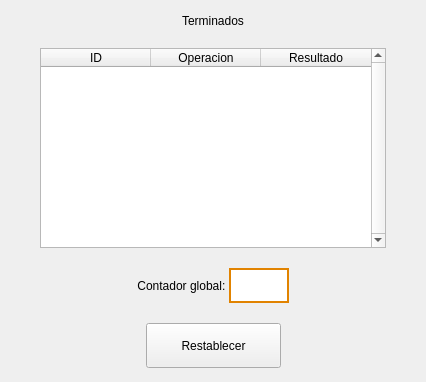
               <widget class="QWidget" name="page_Finalizados">
                <layout class="QVBoxLayout" name="verticalLayout_15">
                 <property name="spacing">
                  <number>20</number>
                 </property>
                 <property name="leftMargin">
                  <number>0</number>
                 </property>
                 <property name="topMargin">
                  <number>0</number>
                 </property>
                 <property name="rightMargin">
                  <number>0</number>
                 </property>
                 <property name="bottomMargin">
                  <number>0</number>
                 </property>
                 <item>
                  <spacer name="verticalSpacer_8">
                   <property name="orientation">
                    <enum>Qt::Vertical</enum>
                   </property>
                   <property name="sizeHint" stdset="0">
                    <size>
                     <width>20</width>
                     <height>14</height>
                    </size>
                   </property>
                  </spacer>
                 </item>
                 <item>
                  <widget class="QLabel" name="label_18">
                   <property name="styleSheet">
                    <string notr="true">font: 77 20pt &quot;Arial Black&quot;;</string>
                   </property>
                   <property name="text">
                    <string>Terminados</string>
                   </property>
                   <property name="alignment">
                    <set>Qt::AlignCenter</set>
                   </property>
                  </widget>
                 </item>
                 <item>
                  <layout class="QHBoxLayout" name="horizontalLayout_17">
                   <item>
                    <spacer name="horizontalSpacer_19">
                     <property name="orientation">
                      <enum>Qt::Horizontal</enum>
                     </property>
                     <property name="sizeHint" stdset="0">
                      <size>
                       <width>40</width>
                       <height>20</height>
                      </size>
                     </property>
                    </spacer>
                   </item>
                   <item>
                    <widget class="QTableWidget" name="tableWidget">
                     <property name="enabled">
                      <bool>true</bool>
                     </property>
                     <property name="sizePolicy">
                      <sizepolicy hsizetype="Maximum" vsizetype="Maximum">
                       <horstretch>0</horstretch>
                       <verstretch>0</verstretch>
                      </sizepolicy>
                     </property>
                     <property name="minimumSize">
                      <size>
                       <width>346</width>
                       <height>200</height>
                      </size>
                     </property>
                     <property name="maximumSize">
                      <size>
                       <width>346</width>
                       <height>600</height>
                      </size>
                     </property>
                     <property name="cursor" stdset="0">
                      <cursorShape>ForbiddenCursor</cursorShape>
                     </property>
                     <property name="layoutDirection">
                      <enum>Qt::LeftToRight</enum>
                     </property>
                     <property name="frameShape">
                      <enum>QFrame::StyledPanel</enum>
                     </property>
                     <property name="frameShadow">
                      <enum>QFrame::Sunken</enum>
                     </property>
                     <property name="lineWidth">
                      <number>1</number>
                     </property>
                     <property name="verticalScrollBarPolicy">
                      <enum>Qt::ScrollBarAlwaysOn</enum>
                     </property>
                     <property name="horizontalScrollBarPolicy">
                      <enum>Qt::ScrollBarAlwaysOff</enum>
                     </property>
                     <property name="sizeAdjustPolicy">
                      <enum>QAbstractScrollArea::AdjustToContents</enum>
                     </property>
                     <property name="autoScroll">
                      <bool>true</bool>
                     </property>
                     <property name="autoScrollMargin">
                      <number>16</number>
                     </property>
                     <property name="editTriggers">
                      <set>QAbstractItemView::NoEditTriggers</set>
                     </property>
                     <property name="selectionMode">
                      <enum>QAbstractItemView::NoSelection</enum>
                     </property>
                     <property name="textElideMode">
                      <enum>Qt::ElideNone</enum>
                     </property>
                     <property name="verticalScrollMode">
                      <enum>QAbstractItemView::ScrollPerPixel</enum>
                     </property>
                     <property name="gridStyle">
                      <enum>Qt::SolidLine</enum>
                     </property>
                     <property name="sortingEnabled">
                      <bool>false</bool>
                     </property>
                     <property name="wordWrap">
                      <bool>true</bool>
                     </property>
                     <attribute name="horizontalHeaderVisible">
                      <bool>true</bool>
                     </attribute>
                     <attribute name="horizontalHeaderCascadingSectionResizes">
                      <bool>false</bool>
                     </attribute>
                     <attribute name="horizontalHeaderDefaultSectionSize">
                      <number>110</number>
                     </attribute>
                     <attribute name="horizontalHeaderHighlightSections">
                      <bool>true</bool>
                     </attribute>
                     <attribute name="horizontalHeaderMinimumSectionSize">
                      <number>39</number>
                     </attribute>
                     <attribute name="horizontalHeaderShowSortIndicator" stdset="0">
                      <bool>false</bool>
                     </attribute>
                     <attribute name="horizontalHeaderStretchLastSection">
                      <bool>false</bool>
                     </attribute>
                     <attribute name="verticalHeaderVisible">
                      <bool>false</bool>
                     </attribute>
                     <attribute name="verticalHeaderCascadingSectionResizes">
                      <bool>false</bool>
                     </attribute>
                     <attribute name="verticalHeaderHighlightSections">
                      <bool>true</bool>
                     </attribute>
                     <attribute name="verticalHeaderShowSortIndicator" stdset="0">
                      <bool>false</bool>
                     </attribute>
                     <attribute name="verticalHeaderStretchLastSection">
                      <bool>false</bool>
                     </attribute>
                     <column>
                      <property name="text">
                       <string>ID</string>
                      </property>
                     </column>
                     <column>
                      <property name="text">
                       <string>Operacion</string>
                      </property>
                     </column>
                     <column>
                      <property name="text">
                       <string>Resultado</string>
                      </property>
                     </column>
                    </widget>
                   </item>
                   <item>
                    <spacer name="horizontalSpacer_20">
                     <property name="orientation">
                      <enum>Qt::Horizontal</enum>
                     </property>
                     <property name="sizeHint" stdset="0">
                      <size>
                       <width>40</width>
                       <height>20</height>
                      </size>
                     </property>
                    </spacer>
                   </item>
                  </layout>
                 </item>
                 <item>
                  <layout class="QHBoxLayout" name="horizontalLayout_16">
                   <property name="spacing">
                    <number>0</number>
                   </property>
                   <item>
                    <spacer name="horizontalSpacer_21">
                     <property name="orientation">
                      <enum>Qt::Horizontal</enum>
                     </property>
                     <property name="sizeHint" stdset="0">
                      <size>
                       <width>40</width>
                       <height>20</height>
                      </size>
                     </property>
                    </spacer>
                   </item>
                   <item>
                    <widget class="QLabel" name="label_19">
                     <property name="maximumSize">
                      <size>
                       <width>200</width>
                       <height>16777215</height>
                      </size>
                     </property>
                     <property name="text">
                      <string>Contador global: </string>
                     </property>
                     <property name="textFormat">
                      <enum>Qt::AutoText</enum>
                     </property>
                     <property name="alignment">
                      <set>Qt::AlignCenter</set>
                     </property>
                    </widget>
                   </item>
                   <item>
                    <widget class="QLineEdit" name="lineEdit_22">
                     <property name="minimumSize">
                      <size>
                       <width>60</width>
                       <height>35</height>
                      </size>
                     </property>
                     <property name="maximumSize">
                      <size>
                       <width>60</width>
                       <height>35</height>
                      </size>
                     </property>
                     <property name="styleSheet">
                      <string notr="true">border:2px solid rgb(225, 131, 0); 
</string>
                     </property>
                     <property name="text">
                      <string/>
                     </property>
                     <property name="maxLength">
                      <number>30</number>
                     </property>
                     <property name="alignment">
                      <set>Qt::AlignCenter</set>
                     </property>
                     <property name="readOnly">
                      <bool>true</bool>
                     </property>
                    </widget>
                   </item>
                   <item>
                    <spacer name="horizontalSpacer_22">
                     <property name="orientation">
                      <enum>Qt::Horizontal</enum>
                     </property>
                     <property name="sizeHint" stdset="0">
                      <size>
                       <width>40</width>
                       <height>20</height>
                      </size>
                     </property>
                    </spacer>
                   </item>
                  </layout>
                 </item>
                 <item>
                  <layout class="QHBoxLayout" name="horizontalLayout_15">
                   <item>
                    <spacer name="horizontalSpacer_17">
                     <property name="orientation">
                      <enum>Qt::Horizontal</enum>
                     </property>
                     <property name="sizeHint" stdset="0">
                      <size>
                       <width>40</width>
                       <height>20</height>
                      </size>
                     </property>
                    </spacer>
                   </item>
                   <item>
                    <widget class="QPushButton" name="pushButton_8">
                     <property name="minimumSize">
                      <size>
                       <width>135</width>
                       <height>45</height>
                      </size>
                     </property>
                     <property name="cursor">
                      <cursorShape>PointingHandCursor</cursorShape>
                     </property>
                     <property name="text">
                      <string>Restablecer</string>
                     </property>
                    </widget>
                   </item>
                   <item>
                    <spacer name="horizontalSpacer_18">
                     <property name="orientation">
                      <enum>Qt::Horizontal</enum>
                     </property>
                     <property name="sizeHint" stdset="0">
                      <size>
                       <width>40</width>
                       <height>20</height>
                      </size>
                     </property>
                    </spacer>
                   </item>
                  </layout>
                 </item>
                 <item>
                  <spacer name="verticalSpacer_11">
                   <property name="orientation">
                    <enum>Qt::Vertical</enum>
                   </property>
                   <property name="sizeHint" stdset="0">
                    <size>
                     <width>20</width>
                     <height>14</height>
                    </size>
                   </property>
                  </spacer>
                 </item>
                </layout>
               </widget>
